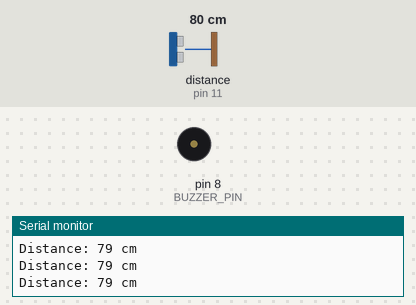
The sketch below on a simulated Arduino Uno, built with avr-gcc and run on an emulated ATmega328P. On the bench: buzzer (waves = sounding), the last lines printed to the serial monitor. Wiring (inferred from the names in the program): ultrasonic range finder: trigger pin 11; echo pin 11. Inputs (shaded band) come from the test bench; at power-on: distance to the obstacle (sensor on pin 11) 80 cm. The echo pulse lasts 58.3 µs per cm.

Above: at 1.3 s.
1.4 s: distance to the obstacle (sensor on pin 11) set to 44 cm
2.9 s: distance to the obstacle (sensor on pin 11) set to 38 cm
At 4.0 s:
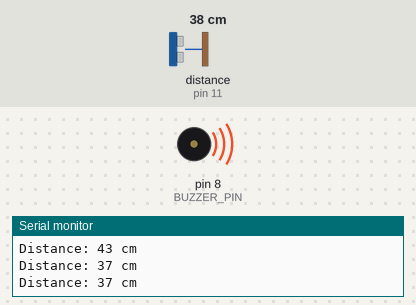
Timing chart, 0 to 5.9 s (numbered marks = the images above; inputs shaded):
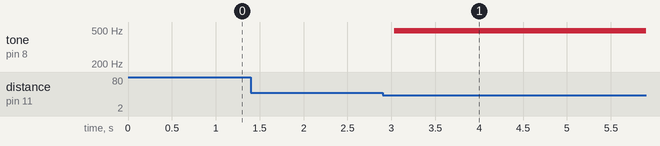

The sketch:

InvisiblePiano.ino
```cpp
#define PING_PIN 11
#define BUZZER_PIN 8

const int DO = 262;
const int RE = 294;
const int MI = 330;
const int FA = 349;
const int SOL = 392;
const int LA = 440;
const int SI = 493;

void setup() {
  Serial.begin(9600);
  pinMode(PING_PIN, INPUT);
  pinMode(BUZZER_PIN, OUTPUT);
}

void loop() {
  pinMode(PING_PIN, OUTPUT);
  digitalWrite(PING_PIN, LOW);
  delayMicroseconds(2);
  digitalWrite(PING_PIN, HIGH);
  delayMicroseconds(10);
  digitalWrite(PING_PIN, LOW);
  pinMode(PING_PIN, INPUT);

  long duration = pulseIn(PING_PIN, HIGH);
  long distance = duration / 58.2;

  Serial.print("Distance: ");
  Serial.print(distance);
  Serial.println(" cm");

  if (distance >= 5 && distance <= 10) {
    playNote(DO);
  } else if (distance > 10 && distance <= 15) {
    playNote(RE);
  } else if (distance > 15 && distance <= 20) {
    playNote(MI);
  } else if (distance > 20 && distance <= 25) {
    playNote(FA);
  } else if (distance > 25 && distance <= 30) {
    playNote(SOL);
  } else if (distance > 30 && distance <= 35) {
    playNote(LA);
  } else if (distance > 35 && distance <= 40) {
    playNote(SI);
  } else {
    noTone(BUZZER_PIN);
  }

  delay(500);
}

void playNote(int frequency) {
  tone(BUZZER_PIN, frequency);
}
```

Measured:
- the behaviour switches between 42 and 41 cm on distance to the obstacle (sensor on pin 11) (found by bisection; images 0 and 1)
- after the input at 2.9 s, tone on pin 8 (BUZZER_PIN): silent → 493 Hz after 0.13 s
